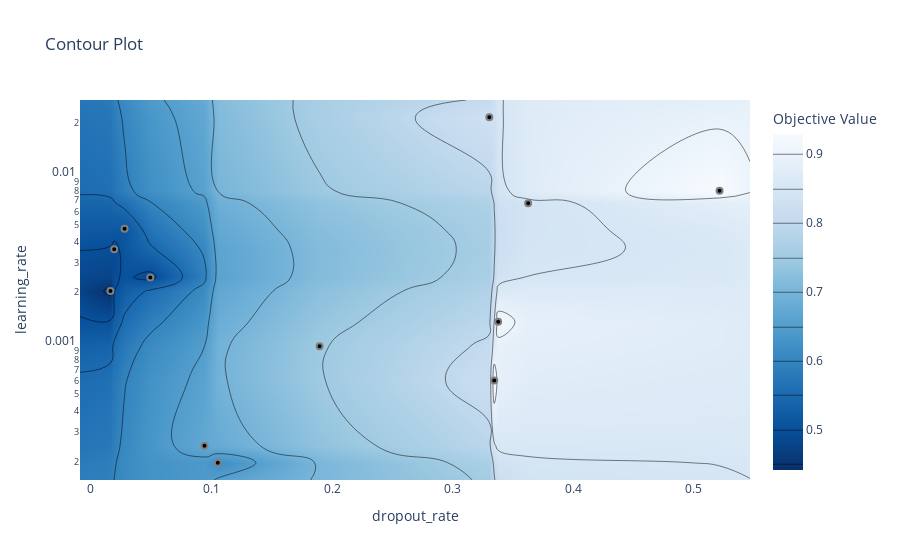

Source (notebook cell):
### Code cell
# plot the estimated accuracy surface over hyperparameters:
fig = optuna.visualization.plot_contour(study_vis, params=['learning_rate', 'dropout_rate'])
fig.show()

### Figure 1 — Plotly figure (JSON) as saved in the notebook; plotly's stock layout.template omitted (floating-point values rounded to 4 significant figures; data arrays with more than 128 entries replaced by an {"elided": "..."} marker saying what was removed)
{"data": [{"colorbar": {"title": {"text": "Objective Value"}}, "colorscale": [[0, "rgb(247,251,255)"], [0.125, "rgb(222,235,247)"], [0.25, "rgb(198,219,239)"], [0.375, "rgb(158,202,225)"], [0.5, "rgb(107,174,214)"], [0.625, "rgb(66,146,198)"], [0.75, "rgb(33,113,181)"], [0.875, "rgb(8,81,156)"], [1, "rgb(8,48,107)"]], "connectgaps": true, "contours": {"coloring": "heatmap"}, "hoverinfo": "none", "line": {"smoothing": 1.3}, "reversescale": true, "type": "contour", "x": [-0.009047, 0.01621, 0.0193, 0.02792, 0.04926, 0.09418, 0.1053, 0.1897, 0.3304, 0.3345, 0.3378, 0.3626, 0.5213, 0.5466], "y": [0.0001557, 0.0001969, 0.0002484, 0.0006018, 0.0009612, 0.00134, 0.002033, 0.00245, 0.003596, 0.004751, 0.006729, 0.007966, 0.02165, 0.02738], "z": {"elided": "14x14 float values"}}, {"marker": {"color": "black", "line": {"color": "Grey", "width": 2}}, "mode": "markers", "showlegend": false, "type": "scatter", "x": [0.09418, 0.3378, 0.3304, 0.04926, 0.1053, 0.1897, 0.5213, 0.3626, 0.3345, 0.02792, 0.0193, 0.01621], "y": [0.0002484, 0.00134, 0.02165, 0.00245, 0.0001969, 0.0009612, 0.007966, 0.006729, 0.0006018, 0.004751, 0.003596, 0.002033]}], "layout": {"title": {"text": "Contour Plot"}, "xaxis": {"range": [-0.009047, 0.5466], "title": {"text": "dropout_rate"}}, "yaxis": {"range": [-3.808, -1.563], "title": {"text": "learning_rate"}, "type": "log"}}}
